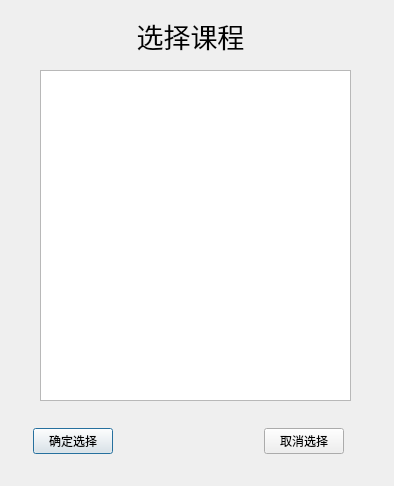
<?xml version="1.0" encoding="UTF-8"?>
<ui version="4.0">
 <class>show_optional_course</class>
 <widget class="QDialog" name="show_optional_course">
  <property name="geometry">
   <rect>
    <x>0</x>
    <y>0</y>
    <width>394</width>
    <height>486</height>
   </rect>
  </property>
  <property name="windowTitle">
   <string>Dialog</string>
  </property>
  <widget class="QListView" name="list_course">
   <property name="geometry">
    <rect>
     <x>40</x>
     <y>70</y>
     <width>311</width>
     <height>331</height>
    </rect>
   </property>
  </widget>
  <widget class="QLabel" name="label">
   <property name="geometry">
    <rect>
     <x>30</x>
     <y>20</y>
     <width>321</width>
     <height>31</height>
    </rect>
   </property>
   <property name="font">
    <font>
     <family>楷体</family>
     <pointsize>20</pointsize>
    </font>
   </property>
   <property name="text">
    <string>选择课程</string>
   </property>
   <property name="alignment">
    <set>Qt::AlignmentFlag::AlignCenter</set>
   </property>
  </widget>
  <widget class="QWidget" name="widget" native="true">
   <property name="geometry">
    <rect>
     <x>33</x>
     <y>420</y>
     <width>311</width>
     <height>42</height>
    </rect>
   </property>
   <layout class="QHBoxLayout" name="horizontalLayout">
    <item>
     <widget class="QPushButton" name="sure_choice">
      <property name="text">
       <string>确定选择</string>
      </property>
     </widget>
    </item>
    <item>
     <spacer name="horizontalSpacer">
      <property name="orientation">
       <enum>Qt::Orientation::Horizontal</enum>
      </property>
      <property name="sizeHint" stdset="0">
       <size>
        <width>40</width>
        <height>20</height>
       </size>
      </property>
     </spacer>
    </item>
    <item>
     <widget class="QPushButton" name="pushButton_2">
      <property name="text">
       <string>取消选择</string>
      </property>
     </widget>
    </item>
   </layout>
  </widget>
 </widget>
 <resources/>
 <connections/>
</ui>
